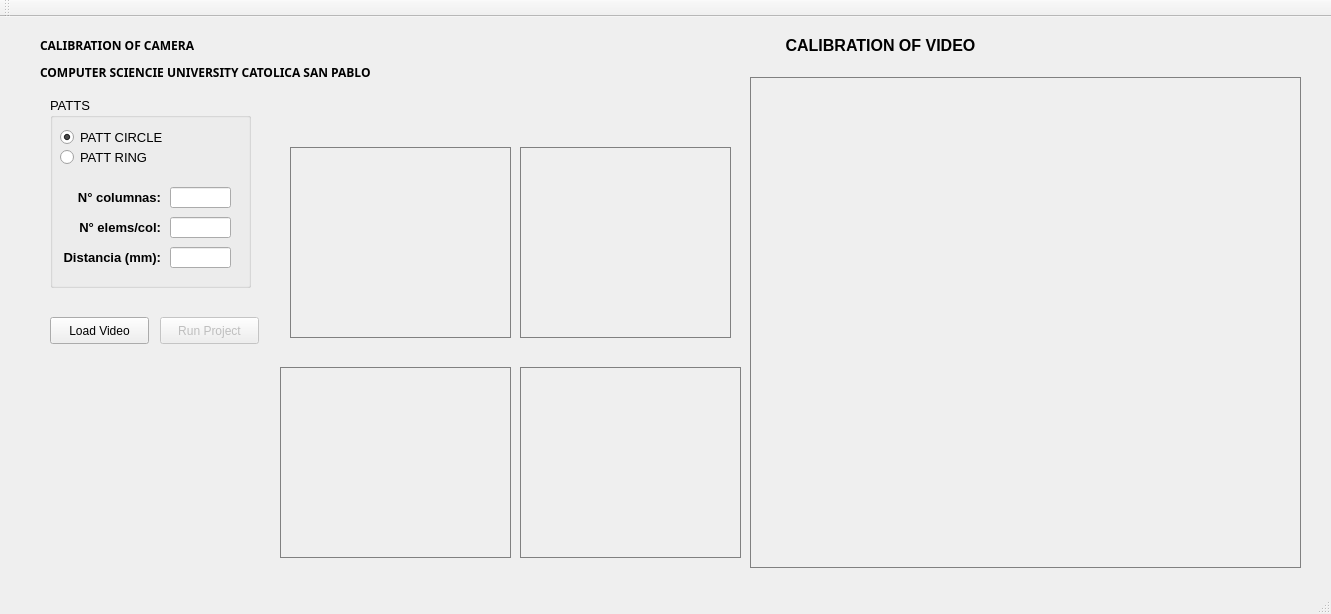
<?xml version="1.0" encoding="UTF-8"?>
<ui version="4.0">
 <class>MainWindow</class>
 <widget class="QMainWindow" name="MainWindow">
  <property name="geometry">
   <rect>
    <x>0</x>
    <y>0</y>
    <width>1331</width>
    <height>614</height>
   </rect>
  </property>
  <property name="windowTitle">
   <string>Camera Calibration</string>
  </property>
  <widget class="QWidget" name="centralWidget">
   <widget class="QLabel" name="winProc1">
    <property name="geometry">
     <rect>
      <x>290</x>
      <y>130</y>
      <width>221</width>
      <height>191</height>
     </rect>
    </property>
    <property name="styleSheet">
     <string notr="true">border: 1px solid gray;</string>
    </property>
    <property name="text">
     <string/>
    </property>
    <property name="scaledContents">
     <bool>true</bool>
    </property>
   </widget>
   <widget class="QLabel" name="winFinalRes">
    <property name="geometry">
     <rect>
      <x>750</x>
      <y>60</y>
      <width>551</width>
      <height>491</height>
     </rect>
    </property>
    <property name="styleSheet">
     <string notr="true">border: 1px solid gray;</string>
    </property>
    <property name="text">
     <string/>
    </property>
    <property name="scaledContents">
     <bool>true</bool>
    </property>
   </widget>
   <widget class="QLabel" name="winProc2">
    <property name="geometry">
     <rect>
      <x>520</x>
      <y>130</y>
      <width>211</width>
      <height>191</height>
     </rect>
    </property>
    <property name="styleSheet">
     <string notr="true">border: 1px solid gray;</string>
    </property>
    <property name="text">
     <string/>
    </property>
    <property name="scaledContents">
     <bool>true</bool>
    </property>
   </widget>
   <widget class="QLabel" name="winProc3">
    <property name="geometry">
     <rect>
      <x>280</x>
      <y>350</y>
      <width>231</width>
      <height>191</height>
     </rect>
    </property>
    <property name="styleSheet">
     <string notr="true">border: 1px solid gray;</string>
    </property>
    <property name="text">
     <string/>
    </property>
    <property name="scaledContents">
     <bool>true</bool>
    </property>
   </widget>
   <widget class="QLabel" name="winProc4">
    <property name="geometry">
     <rect>
      <x>520</x>
      <y>350</y>
      <width>221</width>
      <height>191</height>
     </rect>
    </property>
    <property name="styleSheet">
     <string notr="true">border: 1px solid gray;</string>
    </property>
    <property name="text">
     <string/>
    </property>
    <property name="scaledContents">
     <bool>true</bool>
    </property>
   </widget>
   <widget class="QPushButton" name="btnLoadVideo">
    <property name="geometry">
     <rect>
      <x>50</x>
      <y>300</y>
      <width>99</width>
      <height>27</height>
     </rect>
    </property>
    <property name="text">
     <string>Load Video</string>
    </property>
   </widget>
   <widget class="QPushButton" name="btnInitProc">
    <property name="enabled">
     <bool>false</bool>
    </property>
    <property name="geometry">
     <rect>
      <x>160</x>
      <y>300</y>
      <width>99</width>
      <height>27</height>
     </rect>
    </property>
    <property name="text">
     <string>Run Project</string>
    </property>
   </widget>
   <widget class="QLabel" name="lblMsg">
    <property name="geometry">
     <rect>
      <x>1010</x>
      <y>790</y>
      <width>351</width>
      <height>31</height>
     </rect>
    </property>
    <property name="text">
     <string/>
    </property>
   </widget>
   <widget class="QGroupBox" name="groupBox">
    <property name="geometry">
     <rect>
      <x>50</x>
      <y>80</y>
      <width>201</width>
      <height>191</height>
     </rect>
    </property>
    <property name="font">
     <font>
      <pointsize>10</pointsize>
     </font>
    </property>
    <property name="title">
     <string>PATTS</string>
    </property>
    <property name="alignment">
     <set>Qt::AlignLeading|Qt::AlignLeft|Qt::AlignTop</set>
    </property>
    <widget class="QRadioButton" name="rbCircle">
     <property name="geometry">
      <rect>
       <x>10</x>
       <y>30</y>
       <width>121</width>
       <height>20</height>
      </rect>
     </property>
     <property name="font">
      <font>
       <pointsize>10</pointsize>
      </font>
     </property>
     <property name="text">
      <string>PATT CIRCLE</string>
     </property>
     <property name="checked">
      <bool>true</bool>
     </property>
    </widget>
    <widget class="QRadioButton" name="rbRing">
     <property name="geometry">
      <rect>
       <x>10</x>
       <y>50</y>
       <width>121</width>
       <height>20</height>
      </rect>
     </property>
     <property name="font">
      <font>
       <pointsize>10</pointsize>
      </font>
     </property>
     <property name="text">
      <string>PATT RING</string>
     </property>
    </widget>
    <widget class="QLineEdit" name="numRows">
     <property name="geometry">
      <rect>
       <x>120</x>
       <y>120</y>
       <width>61</width>
       <height>21</height>
      </rect>
     </property>
     <property name="font">
      <font>
       <pointsize>10</pointsize>
      </font>
     </property>
     <property name="alignment">
      <set>Qt::AlignRight|Qt::AlignTrailing|Qt::AlignVCenter</set>
     </property>
     <property name="readOnly">
      <bool>true</bool>
     </property>
    </widget>
    <widget class="QLabel" name="label">
     <property name="geometry">
      <rect>
       <x>10</x>
       <y>120</y>
       <width>101</width>
       <height>21</height>
      </rect>
     </property>
     <property name="font">
      <font>
       <pointsize>10</pointsize>
       <weight>75</weight>
       <bold>true</bold>
      </font>
     </property>
     <property name="text">
      <string>N° elems/col:</string>
     </property>
     <property name="alignment">
      <set>Qt::AlignRight|Qt::AlignTrailing|Qt::AlignVCenter</set>
     </property>
    </widget>
    <widget class="QLabel" name="label_2">
     <property name="geometry">
      <rect>
       <x>10</x>
       <y>90</y>
       <width>101</width>
       <height>21</height>
      </rect>
     </property>
     <property name="font">
      <font>
       <pointsize>10</pointsize>
       <weight>75</weight>
       <bold>true</bold>
      </font>
     </property>
     <property name="text">
      <string>N° columnas:</string>
     </property>
     <property name="alignment">
      <set>Qt::AlignRight|Qt::AlignTrailing|Qt::AlignVCenter</set>
     </property>
    </widget>
    <widget class="QLineEdit" name="numCols">
     <property name="geometry">
      <rect>
       <x>120</x>
       <y>90</y>
       <width>61</width>
       <height>21</height>
      </rect>
     </property>
     <property name="font">
      <font>
       <pointsize>10</pointsize>
      </font>
     </property>
     <property name="alignment">
      <set>Qt::AlignRight|Qt::AlignTrailing|Qt::AlignVCenter</set>
     </property>
     <property name="readOnly">
      <bool>true</bool>
     </property>
    </widget>
    <widget class="QLabel" name="label_5">
     <property name="geometry">
      <rect>
       <x>10</x>
       <y>150</y>
       <width>101</width>
       <height>21</height>
      </rect>
     </property>
     <property name="font">
      <font>
       <pointsize>10</pointsize>
       <weight>75</weight>
       <bold>true</bold>
      </font>
     </property>
     <property name="text">
      <string>Distancia (mm):</string>
     </property>
     <property name="alignment">
      <set>Qt::AlignRight|Qt::AlignTrailing|Qt::AlignVCenter</set>
     </property>
    </widget>
    <widget class="QLineEdit" name="centersDistance">
     <property name="geometry">
      <rect>
       <x>120</x>
       <y>150</y>
       <width>61</width>
       <height>21</height>
      </rect>
     </property>
     <property name="font">
      <font>
       <pointsize>10</pointsize>
      </font>
     </property>
     <property name="alignment">
      <set>Qt::AlignRight|Qt::AlignTrailing|Qt::AlignVCenter</set>
     </property>
     <property name="readOnly">
      <bool>false</bool>
     </property>
    </widget>
   </widget>
   <widget class="QLabel" name="subtitle3">
    <property name="geometry">
     <rect>
      <x>290</x>
      <y>330</y>
      <width>231</width>
      <height>16</height>
     </rect>
    </property>
    <property name="font">
     <font>
      <pointsize>10</pointsize>
      <weight>75</weight>
      <bold>true</bold>
     </font>
    </property>
    <property name="text">
     <string/>
    </property>
    <property name="alignment">
     <set>Qt::AlignCenter</set>
    </property>
   </widget>
   <widget class="QLabel" name="subtitle2">
    <property name="geometry">
     <rect>
      <x>520</x>
      <y>110</y>
      <width>211</width>
      <height>16</height>
     </rect>
    </property>
    <property name="font">
     <font>
      <pointsize>10</pointsize>
      <weight>75</weight>
      <bold>true</bold>
     </font>
    </property>
    <property name="text">
     <string/>
    </property>
    <property name="alignment">
     <set>Qt::AlignCenter</set>
    </property>
   </widget>
   <widget class="QLabel" name="subtitle1">
    <property name="geometry">
     <rect>
      <x>290</x>
      <y>100</y>
      <width>221</width>
      <height>16</height>
     </rect>
    </property>
    <property name="font">
     <font>
      <pointsize>10</pointsize>
      <weight>75</weight>
      <bold>true</bold>
     </font>
    </property>
    <property name="text">
     <string/>
    </property>
    <property name="alignment">
     <set>Qt::AlignCenter</set>
    </property>
   </widget>
   <widget class="QLabel" name="subtitle4">
    <property name="geometry">
     <rect>
      <x>530</x>
      <y>330</y>
      <width>201</width>
      <height>16</height>
     </rect>
    </property>
    <property name="font">
     <font>
      <pointsize>10</pointsize>
      <weight>75</weight>
      <bold>true</bold>
     </font>
    </property>
    <property name="text">
     <string/>
    </property>
    <property name="alignment">
     <set>Qt::AlignCenter</set>
    </property>
   </widget>
   <widget class="QLabel" name="mainTitle">
    <property name="geometry">
     <rect>
      <x>750</x>
      <y>20</y>
      <width>261</width>
      <height>17</height>
     </rect>
    </property>
    <property name="font">
     <font>
      <pointsize>12</pointsize>
      <weight>75</weight>
      <bold>true</bold>
     </font>
    </property>
    <property name="text">
     <string>CALIBRATION OF VIDEO</string>
    </property>
    <property name="alignment">
     <set>Qt::AlignCenter</set>
    </property>
   </widget>
   <widget class="QLabel" name="label_3">
    <property name="geometry">
     <rect>
      <x>40</x>
      <y>20</y>
      <width>231</width>
      <height>16</height>
     </rect>
    </property>
    <property name="baseSize">
     <size>
      <width>5</width>
      <height>0</height>
     </size>
    </property>
    <property name="font">
     <font>
      <family>Loma</family>
      <weight>75</weight>
      <bold>true</bold>
     </font>
    </property>
    <property name="text">
     <string>CALIBRATION OF CAMERA</string>
    </property>
   </widget>
   <widget class="QLabel" name="label_4">
    <property name="geometry">
     <rect>
      <x>40</x>
      <y>40</y>
      <width>491</width>
      <height>31</height>
     </rect>
    </property>
    <property name="baseSize">
     <size>
      <width>5</width>
      <height>0</height>
     </size>
    </property>
    <property name="font">
     <font>
      <family>Loma</family>
      <weight>75</weight>
      <bold>true</bold>
     </font>
    </property>
    <property name="text">
     <string>COMPUTER SCIENCIE UNIVERSITY CATOLICA SAN PABLO</string>
    </property>
   </widget>
  </widget>
  <widget class="QMenuBar" name="menuBar">
   <property name="geometry">
    <rect>
     <x>0</x>
     <y>0</y>
     <width>1331</width>
     <height>22</height>
    </rect>
   </property>
  </widget>
  <widget class="QToolBar" name="mainToolBar">
   <attribute name="toolBarArea">
    <enum>TopToolBarArea</enum>
   </attribute>
   <attribute name="toolBarBreak">
    <bool>false</bool>
   </attribute>
  </widget>
  <widget class="QStatusBar" name="statusBar"/>
 </widget>
 <layoutdefault spacing="6" margin="11"/>
 <resources/>
 <connections/>
</ui>
